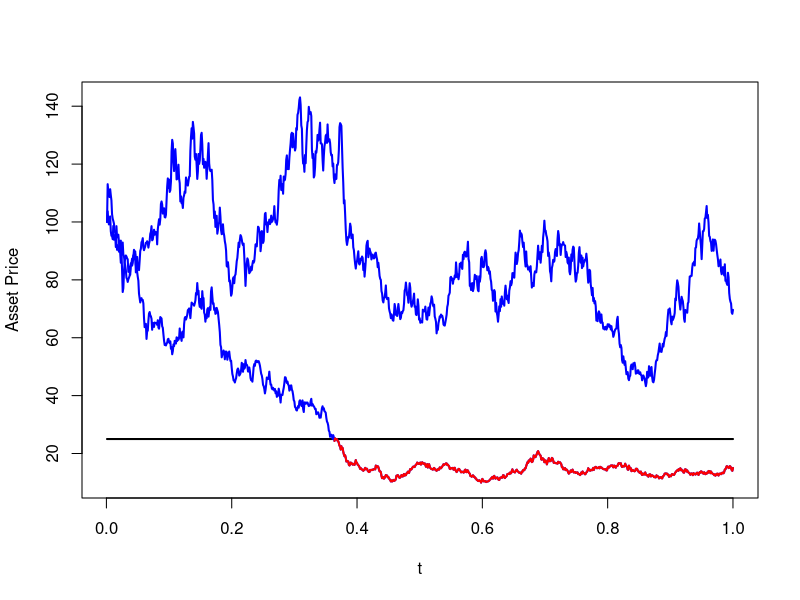

This chart was generated by the following R code:
# clear variables and close windows
rm(list = ls(all = TRUE))
graphics.off()

# fix pseudo random numbers for reproducibility
set.seed(-1)

# specify parameter values
S0  = 100   # Initial Stock Price
r   = 0.05  # Interest Rate per Year
vol = 0.03  # Volatility per Year
b   = 25    # Barrier

# specification simulation
N          = 1000
t          = (1:N)/N
volatility = vol * vol
dt         = 1

# Random walk simulation
randomWt1 = rnorm(N, 0, 1)
randomWt2 = rnorm(N, 0, 1)
Wtsum1    = cumsum(randomWt1)
Wtsum2    = cumsum(randomWt2)

# geometric brownian motion
Path1         = exp((r - 0.5 * volatility) * dt + vol * sqrt(dt) * Wtsum1)
Path2         = exp((r - 0.5 * volatility) * dt + vol * sqrt(dt) * Wtsum2)
StockPath1    = matrix(0, N, 1)
StockPath2    = matrix(0, N, 1)
StockPath1[1] = S0
StockPath2[1] = S0

for (i in 2:N) {
    StockPath1[i] = S0 * Path1[i]
    StockPath2[i] = S0 * Path2[i]
}

# plot
plot(t, rep(b, length(t)), col = "black", lwd = 2, ylab = "Asset Price", type = "l", ylim = c(min(c(StockPath1, StockPath2, b)), max(c(StockPath1, StockPath2, b))))

lines(t, StockPath1, col = "blue", lwd = 2)
lines(t, StockPath2, col = "blue", lwd = 2)
end = length(t)

h = which(StockPath1 < b)[1]
if (is.na(h) == F) {
    lines(t[h:end], StockPath1[h:end], col = "red", lwd = 2)
}

hh = which(StockPath2 < b)[1]
if (is.na(hh) == F) {
    lines(t[hh:end], StockPath2[hh:end], col = "red", lwd = 2)
}
